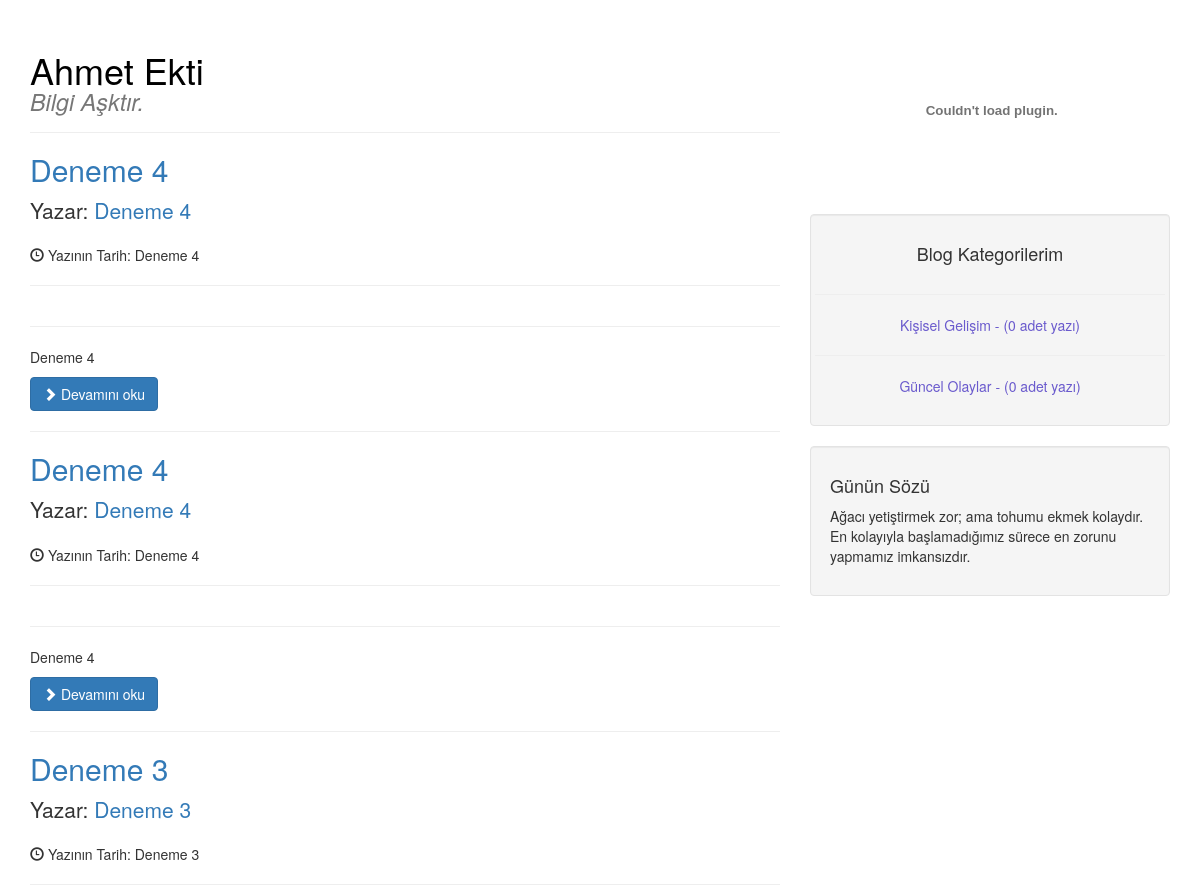
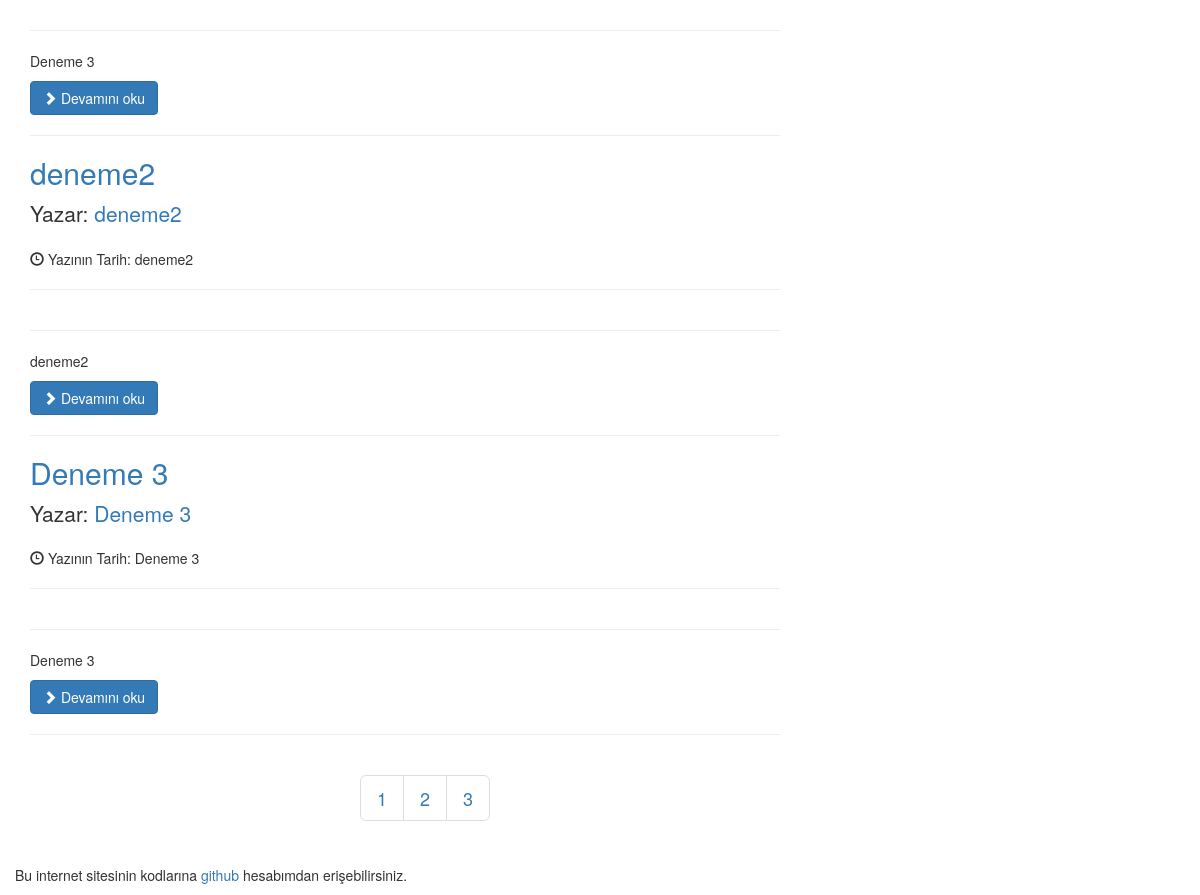
The page / on the database its author committed (2 pictures, top to bottom).
### tables this page shows
CREATE TABLE `yazilar` (
  `baslik` text NOT NULL,
  `yazar` text NOT NULL,
  `tarih` text NOT NULL,
  `icerik` text NOT NULL,
  `gorsel` text NOT NULL,
  `kisa_icerik` text NOT NULL,
  `id` int(11) NOT NULL,
  `kategoriAdi` text NOT NULL
);

CREATE TABLE `kategoriler` (
  `kategoriAdi` text NOT NULL,
  `icerikSayisi` int(11) NOT NULL,
  `id` int(11) NOT NULL
);

CREATE TABLE `gununSozu` (
  `gununSozu` text NOT NULL
);

### islemler/guvenlik.php (called while the page is built, shortened)
<?php
$kategoriler = $db->query('SELECT * FROM kategoriler');
$enson_yazi = $db->query("SELECT MAX(id) FROM yazilar");
$enson_yazi = $enson_yazi ->fetch(PDO::FETCH_ASSOC);
foreach ($enson_yazi as $ensonYazi)
{
}
$sayfaNo = $_GET["sayfaNo"];
$yazilar = $db->query('SELECT * FROM yazilar');
if($_SERVER['SCRIPT_NAME'] == "/index.php")
{
    if($sayfaNo != NULL)
    {
        if (ctype_digit ($sayfaNo))
        {
            foreach ($yazilar as $yazi)
            {
                if($sayfaNo <= $ensonYazi/5+1)
                {
                    $yazilar = $db->prepare("SELECT * FROM yazilar WHERE id > ? and id <= ? ORDER BY id DESC ");
                    $yazilar->execute(array( $ensonYazi - ($_GET["sayfaNo"]*5), $ensonYazi - $_GET["sayfaNo"]*5+5 ));
                    $suzgecSayfa = "temiz";
                }
                else
                {
                    echo "<meta http-equiv=\"refresh\" content=\"0;URL=http://ahmet.xyz\">";
                    exit();
                }
            }
            if($suzgecSayfa  != "temiz")
            {
                echo "<meta http-equiv=\"refresh\" content=\"0;URL=http://ahmet.xyz\">";
                exit();
            }
        }
        else
        {
            echo "<meta http-equiv=\"refresh\" content=\"0;URL=http://ahmet.xyz\">";
            exit();
        }
    }
    else
    {
        $yazilar = $db->prepare("SELECT * FROM yazilar WHERE id > ? and id <= ? ORDER BY id DESC");
        $yazilar->execute(array( $ensonYazi-5, $ensonYazi));
    }
}
?>

### islemler/baglan.php (called while the page is built)
<?php
try {
    $db = new PDO("mysql:host=localhost;dbname=veritabani", "id", "sifre");
    $db->exec("SET NAMES 'utf8'; SET CHARSET 'utf8'");
    include "ana.php";
    include "guvenlik.php";
} catch ( PDOException $e )
{
    print $e->getMessage();
}
?>

### islemler/ana.php (called while the page is built, shortened)
<?php
$gununSozu = $db->query('SELECT * FROM gununSozu');
?>

### kontroller/anasayfa/anasayfa.php (the view, shortened to what this page needs)
<?php
foreach($yazilar as $yazi)
{
    echo "<form method=\"get\" action='oku.php'>";
    echo "<h2>";
    echo "<a href='oku.php?yazi=".$yazi['id']."'>".$yazi['baslik']."</a>";
    echo "</h2>";
    echo "<p class=\"lead\">";
    echo "Yazar: <a href='https://www.linkedin.com/in/ahmetekti' target='_blank'>".$yazi["yazar"]."</a>";
    echo "</p>";
    echo "<p><span class=\"glyphicon glyphicon-time\"></span> Yazının Tarih: ".$yazi["tarih"]."</p>";
    echo "<hr>";
    echo "<hr>";
    echo "<p>".$yazi["kisa_icerik"]."</p>";
    echo "<a href='oku.php?yazi=".$yazi['id']."' class=\"btn btn-primary\"><span class=\"glyphicon glyphicon-chevron-right\"></span> Devamını oku</a>";
    echo "<hr>";
    echo "</form>";
}
?>
<div class="container">
    <div class="col-md-8" style="text-align: center;">
        <ul class="pagination pagination-lg">
            <?
            $sayfa_sayisi = 0;
            $yazilar = $db->query('SELECT * FROM yazilar');
            foreach ($yazilar as $yazi)
            {
                if($yazi["id"] % 5 == 1)
                {
                    $sayfa_sayisi++;
                    echo "<li><a href='index.php?sayfaNo=".$sayfa_sayisi."'>".$sayfa_sayisi."</a></li>";
                }
            }
            ?>
        </ul>
    </div>
</div>
<br>

### index.php
<?
if($_SERVER['SCRIPT_NAME'] == "/index.php")
{
    include "islemler/baglan.php";
    include "bilesenler/bas.php";
    include "bilesenler/ustmenu.php";
    include "kontroller/anasayfa/anasayfa.php";
    include "bilesenler/sagmenu.php";
    include "bilesenler/altmenu.php";
}
?>

### bilesenler/bas.php (shortened to what this page needs)
<!DOCTYPE html>
<html lang="en">
<body>
<head>
    <link href="css/bootstrap.min.css" rel="stylesheet">
    <link href="css/blog-home.css" rel="stylesheet">
</head>

### bilesenler/ustmenu.php (shortened to what this page needs)
<div class="container">
    <div class="row">
        <div class="col-md-8">
            <h1 class="page-header">
                <a href="index.php" style="color: black">Ahmet Ekti </a> <small><p style="font-style: italic">Bilgi Aşktır.</p></small>
            </h1>

### bilesenler/sagmenu.php (shortened to what this page needs)
</div>
<div class="col-md-4">
    <div class="saat">
        <object width="200" height="200" data="http://www.webkodu.com/saat-takvim/wk-27.swf" type="application/x-shockwave-flash">
        </object>
    </div>
    <form method="get" action="kategoriler.php">
        <div class="well bg-success">
            <h4 style="text-align: center">Blog Kategorilerim</h4>
            <div class="row">
                <div class="kategoriler">
                    <ul class="list-unstyled ">
                        <?
                        include "kontroller/anasayfa/kategori.php";
                        ?>
                    </ul>
                </div>
            </div>
        </div>
    </form>
    <div class="well">
        <h4>Günün Sözü</h4>
        <p>
            <? include "kontroller/anasayfa/gununSozu.php"?>
        </p>
    </div>
</div>

### kontroller/anasayfa/kategori.php
<?
foreach ($kategoriler as $kategori)
{
    echo "<hr>";
    echo"<li class='show' style='text-align: center;'><a style='color: slateblue' href='kategoriler.php?id=".$kategori["kategoriAdi"]."'>".$kategori["kategoriAdi"].' - ('.$kategori["icerikSayisi"].' adet yazı)'."</a></li>";
}
?>

### kontroller/anasayfa/gununSozu.php
<?
foreach ($gununSozu as $soz)
{
    echo $soz["gununSozu"];
}
?>

### bilesenler/altmenu.php (shortened to what this page needs)
<footer>
    <div class="row">
        <div class="col-lg-12">
            <p>Bu internet sitesinin kodlarına <a href="http://www.github.com/ahmetekti" target="_blank">github</a> hesabımdan erişebilirsiniz.</p>
        </div>
    </div>
</footer>
</div>
</body>
</html>

### css/blog-home.css (style rules this page uses)
body { padding-top: 10px; }

### rows shown on the page
yazilar: baslik "Deneme 4", yazar "Deneme 4", tarih "Deneme 4", kisa_icerik "Deneme 4"
yazilar: baslik "Deneme 4", yazar "Deneme 4", tarih "Deneme 4", kisa_icerik "Deneme 4"
yazilar: baslik "Deneme 3", yazar "Deneme 3", tarih "Deneme 3", kisa_icerik "Deneme 3"
yazilar: baslik "deneme2", yazar "deneme2", tarih "deneme2", kisa_icerik "deneme2"
yazilar: baslik "Deneme 3", yazar "Deneme 3", tarih "Deneme 3", kisa_icerik "Deneme 3"
kategoriler: kategoriAdi "Kişisel Gelişim", icerikSayisi "0"
kategoriler: kategoriAdi "Güncel Olaylar", icerikSayisi "0"
gununsozu: gununSozu "Ağacı yetiştirmek zor; ama tohumu ekmek kolaydır. En kolayıyla başlamadığımız sürece en zorunu yapmamız imkansızdır."
